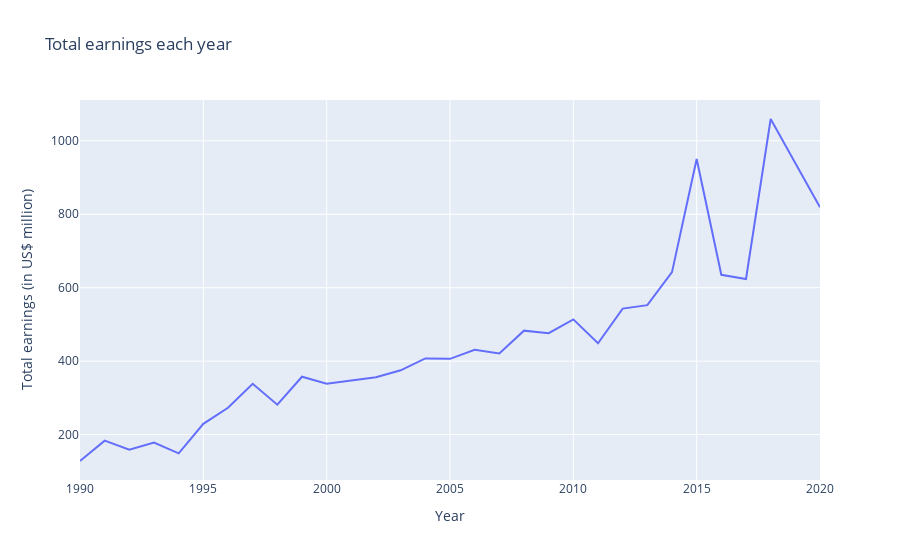

Notebook code for this chart:
### Markdown cell above
The average earning per athlete per year is 45.5 mil, which means every year on average has 455 mil earnings. 

Let's track the earnings year by year and see if there is a trend.

### Code cell
earnings_by_year = ath_df.groupby(['Year'])['earnings ($ million)'].sum().reset_index().sort_values('Year', ascending=False)


fig = px.line(earnings_by_year, x = 'Year', y = 'earnings ($ million)', title= 'Total earnings each year', labels={"Year": "Year", "earnings ($ million)": "Total earnings (in US$ million)"})
fig.show()

### Figure 1 — Plotly figure (JSON) as saved in the notebook; plotly's stock layout.template omitted (floating-point values rounded to 4 significant figures)
{"data": [{"hovertemplate": "Year=%{x}<br>Total earnings (in US$ million)=%{y}<extra></extra>", "legendgroup": "", "line": {"color": "#636efa", "dash": "solid"}, "marker": {"symbol": "circle"}, "mode": "lines", "name": "", "orientation": "v", "showlegend": false, "type": "scatter", "x": [2020, 2019, 2018, 2017, 2016, 2015, 2014, 2013, 2012, 2011, 2010, 2009, 2008, 2007, 2006, 2005, 2004, 2003, 2002, 2000, 1999, 1998, 1997, 1996, 1995, 1994, 1993, 1992, 1991, 1990], "xaxis": "x", "y": [819.2, 941.4, 1059.0, 623.7, 635.2, 950.3, 642.4, 552.5, 543.1, 448.8, 513.7, 476, 483, 421, 431, 406.2, 407.4, 375, 356, 338.5, 357.5, 281.4, 338.1, 273.1, 229.1, 148.9, 178.3, 158.7, 183.5, 128], "yaxis": "y"}], "layout": {"legend": {"tracegroupgap": 0}, "title": {"text": "Total earnings each year"}, "xaxis": {"anchor": "y", "domain": [0, 1], "title": {"text": "Year"}}, "yaxis": {"anchor": "x", "domain": [0, 1], "title": {"text": "Total earnings (in US$ million)"}}}}
